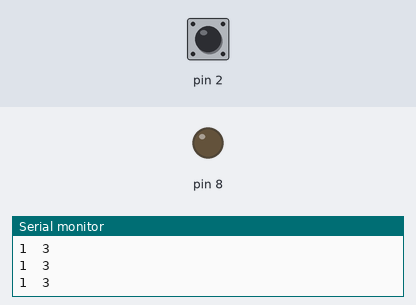
Simulated run of this sketch. Board: Arduino Uno, built with avr-gcc and run on an emulated ATmega328P. On the bench: output pins drawn as LEDs (lit = HIGH), the last lines printed to the serial monitor. Dashed ring = blinking. Inputs (shaded band) come from the test bench; at power-on: pin 2 HIGH.

Above: at 1.2 s.
1.3 s: pin 2 pulled LOW for 1 s
At 2.6 s:
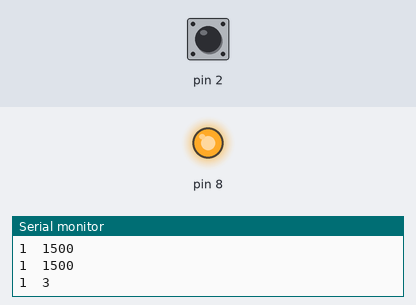
3.8 s: pin 2 pulled LOW for 3.2 s
At 4.12 s:
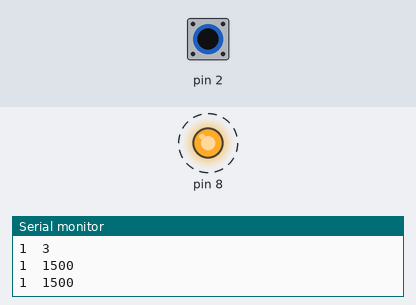
8.5 s: pin 2 pulled LOW for 0.25 s
At 9.0 s:
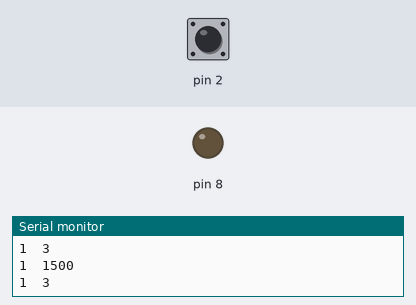
Timing chart, 0 to 11.5 s (numbered marks = the images above; inputs shaded):
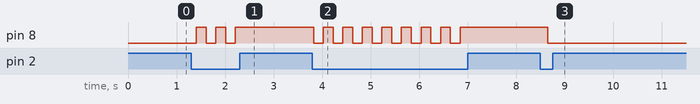

Measured:
- after the input at 1.3 s, pin 8: alternates HIGH for 0.20 s and LOW for 0.20 s, 5 changes in all, then stays HIGH, starting after 0.11 s
- after the input at 3.8 s, pin 8: alternates HIGH for 0.20 s and LOW for 0.20 s, 16 changes in all, then stays HIGH, starting at once
- after the input at 8.5 s, pin 8: HIGH → LOW after 0.15 s

The sketch:

capacitiveSensor_switch_led.ino
```cpp
#include <CapacitiveSensor.h>


CapacitiveSensor cs_4_2 = CapacitiveSensor(4, 2);
CapacitiveSensor cs_4_6 = CapacitiveSensor(4, 6);
CapacitiveSensor cs_4_8 = CapacitiveSensor(4, 8);
boolean btnState = false;
long lastValue = 0;

void setup() {
  cs_4_2.set_CS_AutocaL_Millis(0xFFFFFFFF);
  pinMode(8, OUTPUT);
  Serial.begin(9600);


}

void loop() {
  long start = millis();
  long total1 = cs_4_2.capacitiveSensor(10);
  //long total2 = cs_4_6.capacitiveSensor(30);
  //long total3 = cs_4_8.capacitiveSensor(30);

  Serial.print(millis() - start);
  Serial.print("\t");
  Serial.print(total1);
  Serial.print("\n");


  if (total1 > 100) {
    btnState = !btnState;
    lastValue = total1;
  }

  digitalWrite(8, btnState);
  delay(200);
}
```
